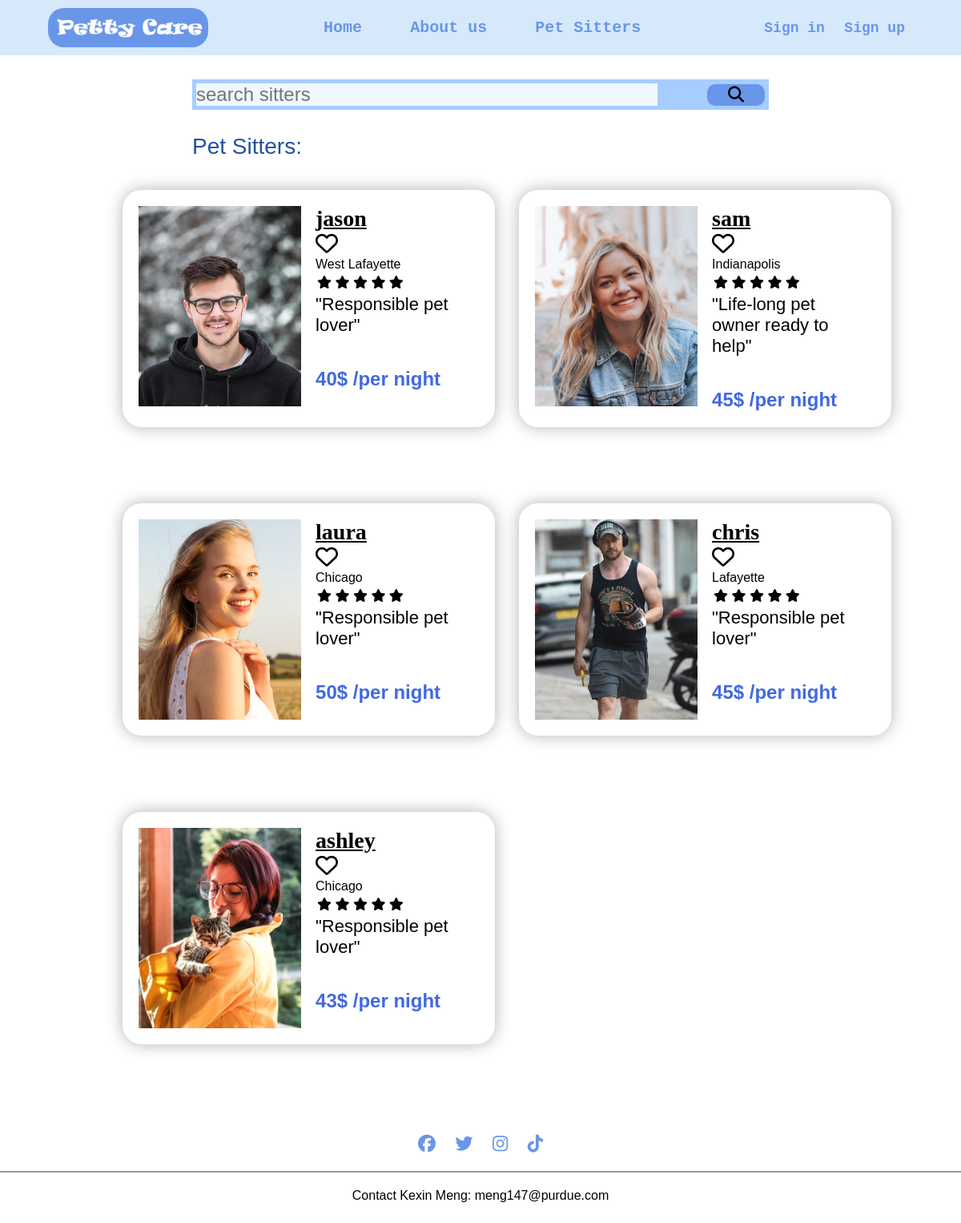
The page /petsitterapp/sitter/ on the database its author committed.
### petsitterapp/models.py (models this page shows, shortened)
class SitterProfile(models.Model):
    name = models.CharField(max_length=120)
    url = models.URLField(max_length=200, default='petsitterapp/jason/')
    sitter_img = models.ImageField(null=True, upload_to='images/')
    address = models.CharField(max_length=120)
    introduction = models.CharField(max_length=200)
    story = models.TextField(null=True, max_length=5000)
    price = models.CharField(max_length=120)
    price_number = models.IntegerField(null=True)
    zipcode = models.CharField(max_length=20,null=True)

### petsitterapp/views.py (the view)
# urls.py: path('sitter/',sitterView.as_view(), name='sitter'),
class sitterView(ListView):
    model = SitterProfile
    template_name = 'petsitterapp/sitterprofile_list.html'

### petsitterapp/templates/petsitterapp/sitterprofile_list.html (shortened to what this page needs)
{% extends "petsitterapp/base.html" %}
{% load static %}
{% block content %}
<div class="search-mini">
    <form action="{% url 'search' %}" method="get">
        <input name="q" type="text" placeholder="search sitters">
        <button type="submit"><i class="fa-solid fa-magnifying-glass"></i></button>
    </form>
</div>
<h2 class="sitter-list">Pet Sitters: </h2>
<div class="sitters-container">
    {% for sitter in object_list %}
    <div class="card-container">
        <img src={{sitter.sitter_img.url}} >
        <span>
            <h3 class="name"><a href="{% url 'profile-detail' pk=sitter.pk %}">{{sitter.name}}</a></h3>
            <div class="like"><i class="fa-regular fa-heart"></i></div>
            <p>{{sitter.address}}</p>
            <div class="rating">
                <i class="fa-solid fa-star"></i>
                <i class="fa-solid fa-star"></i>
                <i class="fa-solid fa-star"></i>
                <i class="fa-solid fa-star"></i>
                <i class="fa-solid fa-star"></i>
            </div>
            <p class="content">{{sitter.introduction}}</p>
            <p class="price">{{sitter.price}}</p>
        </span>
    </div>
    {% endfor %}
</div>
{% endblock %}

### petsitterapp/static/petsitterapp/style1.css (style rules this page uses)
* { margin: 0; padding: 0; box-sizing: border-box; font-family: sans-serif; }
.search-mini { background-color: rgb(166, 205, 255); height: 90%; margin-top: 30px; margin-left: 20%; width: 60%; }
.search-mini input[type="text"] { margin: 5px; font-size: 24px; border: none; width: 80%; background-color: aliceblue; }
.search-mini button[type="submit"] { float: right; width: 10%; margin-top: 6px; margin-right: 5px; padding: 2px; background-color: rgb(106, 150, 233); font-size: 20px; border-radius: 10px; border: #999; border: none; cursor: pointer; }
.sitter-list { margin-top: 30px; margin-left: 20%; font-size: 28px; font-family: 'Lucida Sans', 'Lucida Sans Regular', 'Lucida Grande', 'Lucida Sans Unicode', Geneva, Verdana, sans-serif; font-weight: 500; color: rgb(37, 80, 158); }
.sitters-container { position: relative; display: grid; margin: 5px 10%; width: 80vw; grid-template-columns: 1fr 1fr; column-gap: 20px; grid-gap: 30px 30px; margin-inline: auto; }
.card-container { position: relative; display: grid; width: 100%; grid-template-columns: 1fr 1fr; column-gap: 18px; box-shadow: 0 0 20px rgba(0,0,0,0.3); padding: 20px; margin: 7%; border-radius: 24px; }
.card-container img { width: 100%; height: 250px; object-fit: cover; grid-column: 1/2; }
.card-container h3 a { font-family: Fantasy; font-weight: bolder; font-size: 28px; text-decoration: underline; color: #000; }
.card-container .like { font-size: 28px; }
.card-container .rating { margin: 5px 2px; }
.card-container .content { font-size: 22px; width: 90%; }
.card-container .price { color: royalblue; font-weight: 600; font-size: 24px; float: left; margin-top: 40px }

### rows shown on the page
SitterProfile: sitter_img (picture), name "jason", address "West Lafayette", introduction "\"Responsible pet lover\"", price "40$ /per night"
SitterProfile: sitter_img (picture), name "sam", address "Indianapolis", introduction "\"Life-long pet owner ready to help\"", price "45$ /per night"
SitterProfile: sitter_img (picture), name "laura", address "Chicago", introduction "\"Responsible pet lover\"", price "50$ /per night"
SitterProfile: sitter_img (picture), name "chris", address "Lafayette", introduction "\"Responsible pet lover\"", price "45$ /per night"
SitterProfile: sitter_img (picture), name "ashley", address "Chicago", introduction "\"Responsible pet lover\"", price "43$ /per night"
